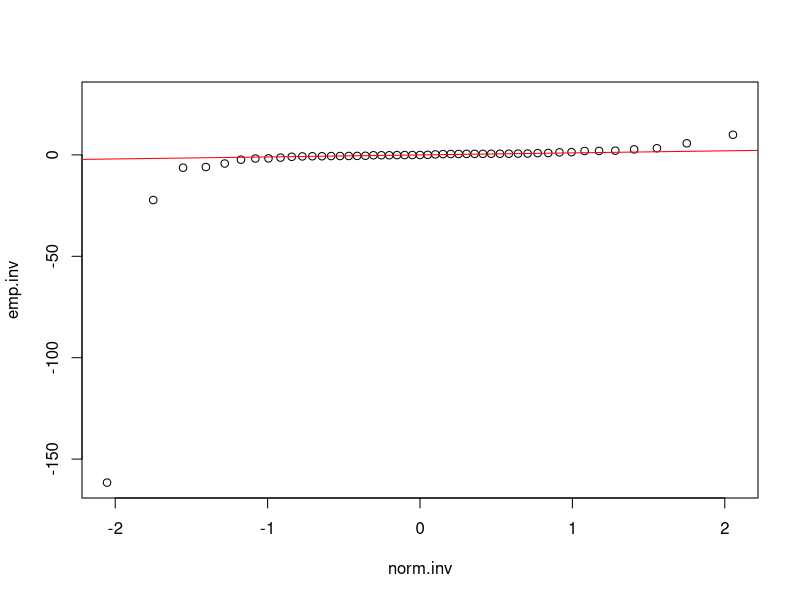

The R source for this figure:
## ---- chunk 1
# D: Kolomogorov-Smirnov One-Sample Statistic
# n: the number of samples
# nrep: the number of samples for simulation
ks_pvalue<-function(D,n,nrep){
Dn <- c()
for (i in 1:nrep) {
x.obs <- rnorm(n,0,1)
Fn.hat <- ecdf(x.obs)
Dn[i] <- max(abs(Fn.hat(x.obs) - pnorm(x.obs)))
}
return(sum(Dn > D)/nrep)
}


## ---- chunk 2
# Calculate the p-value of the statistics under the problem setting

D = 0.05; n = 100; nrep = 5000
ks_pvalue(D,n,nrep)

## ---- chunk 3
set.seed(2)
d<-rcauchy(50)

emp.inv<-sort(d)
sel<-seq(1,50,by=1)/50
norm.inv<-qnorm(sel)
plot(norm.inv,emp.inv)

abline(0,1,col='red')
## ---- chunk 4
wilcox.stats <- function(x, med){
  s <- sign(x-med)
  s.abs <- abs(x-med)
  return(sum(rank(s.abs)[s>0])-sum(rank(s.abs)[s<0]))
}

## ---- chunk 5
wilcox.pvalue <- function(x, med, nrep){
  stats <- wilcox.stats(x, med)
  record <- c()
  for (i in 1:nrep){
    record[i] <- wilcox.stats(rnorm(20), 0)
  }
  
  # Calculate the two-sided p-value
  return(2*min(mean(record < stats), mean(record > stats)))}

## ---- chunk 6
# Calculate the p-value of the statistics under the problem setting
set.seed(20355)
x <- rnorm(20,mean=0,sd=1); med <- 0.1; nrep <- 50000
wilcox.pvalue(x, med, nrep)

